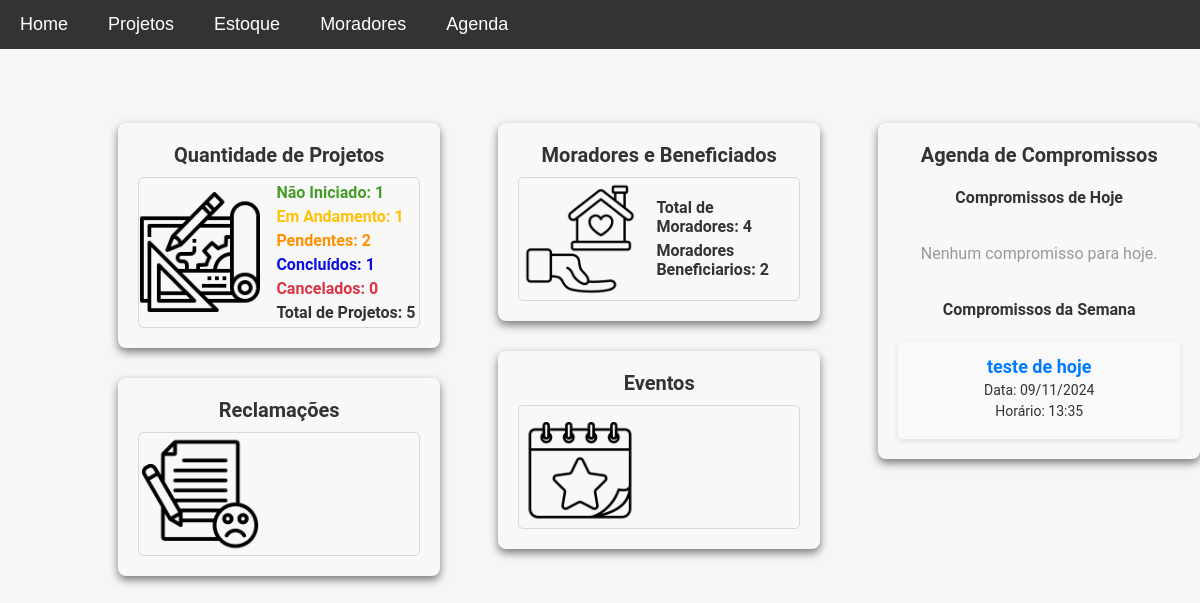
The page / on the database its author committed.
### models.py (models this page shows)
class Compromisso(db.Model):
    __tablename__ = 'compromissos'
    id = db.Column(db.Integer, primary_key=True)
    nome_compromisso = db.Column(db.String(100), nullable=False)
    data = db.Column(db.Date, nullable=False)
    hora = db.Column(db.Time, nullable=False)
    observacoes = db.Column(db.Text, nullable=True)
    data_criacao = db.Column(db.DateTime, default=datetime.utcnow)

### app.py (the view)
@app.route('/')
def home():
    total_projetos = Projeto.query.count()
    nao_iniciados = Projeto.query.filter_by(status='Não iniciado').count()
    pendentes = Projeto.query.filter_by(status='Pendente').count()
    em_andamento = Projeto.query.filter_by(status='Em andamento').count()
    concluidos = Projeto.query.filter_by(status='Concluído').count()
    cancelados = Projeto.query.filter_by(status='Cancelado').count()
    total_moradores = Morador.query.count()
    moradores_beneficiados = Morador.query.filter_by(beneficio=True).count()
    hoje = datetime.now().date()
    semana_futura = hoje + timedelta(days=7)
    compromissos_hoje = Compromisso.query.filter(Compromisso.data == hoje).order_by(Compromisso.hora).all()
    compromissos_semana = Compromisso.query.filter(Compromisso.data > hoje, Compromisso.data <= semana_futura).order_by(Compromisso.data, Compromisso.hora).all()
    return render_template(
        'index.html',
        nao_iniciados=nao_iniciados,
        total_projetos=total_projetos,
        pendentes=pendentes,
        em_andamento=em_andamento,
        concluidos=concluidos,
        cancelados=cancelados,
        total_moradores=total_moradores,
        moradores_beneficiados=moradores_beneficiados,
        compromissos_hoje=compromissos_hoje,
        compromissos_semana=compromissos_semana
    )

### templates/index.html (shortened to what this page needs)
{% extends 'base.html' %}
{% block content %}
<div id="home-page" class="home-page">
    <div class="container">
        <div class="column">
            <div class="status-container">
                <h3>Quantidade de Projetos</h3>
                <div class="status-content dashboard">
                    <img src="{{ url_for('static', filename='img/projeto.png') }}" alt="Ícone de projetos" width="100"
                        height="100">
                    <ul>
                        <li class="nao-iniciado">Não Iniciado: {{ nao_iniciados }}</li>
                        <li class="em-andamento">Em Andamento: {{ em_andamento }}</li>
                        <li class="pendente">Pendentes: {{ pendentes }}</li>
                        <li class="concluido">Concluídos: {{ concluidos }}</li>
                        <li class="cancelado">Cancelados: {{ cancelados }}</li>
                        <li class="total_projetos">Total de Projetos: {{ total_projetos }}</li>
                    </ul>
                </div>
            </div>
            <div class="status-container">
                <h3>Reclamações</h3>
                <div class="status-content">
                    <img src="{{ url_for('static', filename='img/reclamacao.png') }}" alt="Ícone de reclamações"
                        width="100" height="100">
                </div>
            </div>
        </div>
        <div class="column">
            <div class="status-container">
                <h3>Moradores e Beneficiados</h3>
                <div class="status-content dashboard">
                    <img src="{{ url_for('static', filename='img/moradores.png') }}" alt="Ícone de moradores"
                        width="100" height="100">
                    <ul>
                        <li>Total de Moradores: {{ total_moradores }}</li>
                        <li>Moradores Beneficiarios: {{ moradores_beneficiados }}</li>
                    </ul>
                </div>
            </div>
            <div class="status-container">
                <h3>Eventos</h3>
                <div class="status-content">
                    <img src="{{ url_for('static', filename='img/eventos.png') }}" alt="Ícone de eventos" width="100"
                        height="100">
                </div>
            </div>
        </div>
        <div class="column agenda-column">
            <div class="status-container">
                <h3>Agenda de Compromissos</h3>
                <h4>Compromissos de Hoje</h4>
                <div class="agenda-container">
                    {% if compromissos_hoje %}
                    {% for compromisso in compromissos_hoje %}
                    <div class="agenda-card">
                        <h5>{{ compromisso.nome_compromisso }}</h5>
                        <p>Horário: {{ compromisso.hora.strftime('%H:%M') }}</p>
                    </div>
                    {% endfor %}
                    {% else %}
                    <p class="no-compromissos">Nenhum compromisso para hoje.</p>
                    {% endif %}
                </div>
                <h4>Compromissos da Semana</h4>
                <div class="agenda-container">
                    {% if compromissos_semana %}
                    {% for compromisso in compromissos_semana %}
                    <div class="agenda-card">
                        <h5>{{ compromisso.nome_compromisso }}</h5>
                        <p>Data: {{ compromisso.data.strftime('%d/%m/%Y') }}</p>
                        <p>Horário: {{ compromisso.hora.strftime('%H:%M') }}</p>
                    </div>
                    {% endfor %}
                    {% else %}
                    <p class="no-compromissos">Nenhum compromisso para esta semana.</p>
                    {% endif %}
                </div>
            </div>
        </div>
    </div>
</div>
{% endblock %}

### static/css/style.css (style rules this page uses)
body { font-family: 'Roboto', sans-serif; background-color: #f4f7f6; margin: 0; padding: 0; color: #333; }
h1, h3 { text-align: center; margin-top: 0; }
.container { max-width: 1200px; margin: 0 auto; padding: 20px; }
.home-page .container { display: flex; justify-content: space-between; flex-wrap: wrap; gap: 20px; margin: 20px 0; }
.home-page .column { flex: 1; gap: 20px; }
.home-page .status-container, #home-page .status-container { background-color: #f8f8f8; padding: 20px; border-radius: 8px; transition: transform 0.3s; text-align: center; margin-bottom: 30px; box-shadow: 0 4px 8px rgba(0, 0, 0, 0.5); }
.home-page .status-container h3 { font-size: 20px; margin-bottom: 10px; }
.home-page .status-container ul, .status-container ul { list-style-type: none; padding: 0; margin: 0; }
.home-page .status-container li, .status-container li { font-size: 16px; margin-bottom: 5px; font-weight: bold; text-align: left; }
.status-container .status-content { border: rgba(214, 212, 212, 0.925) solid 1px; border-radius: 5px; display: flex; align-items: flex-start; gap: 10px; }
.status-container img { margin: 10px; }
.status-container .nao-iniciado { color: #258b05d7; }
.status-container .em-andamento { color: #ffc107; }
.status-container .pendente { color: #ff9100; }
.status-container .concluido { color: #0b0fe0; }
.status-container .cancelado { color: #dc3545; }
.status-container .total_projetos { font-size: 25px; }
.status-container { background-color: #fff; padding: 20px; border-radius: 8px; box-shadow: 0 4px 10px rgba(0, 0, 0, 0.1); margin-bottom: 20px; }
.status-container h3 { margin-bottom: 20px; font-size: 22px; text-align: center; }
.status-container ul { list-style-type: none; padding: 0; text-align: left; }
.status-container ul li { margin: 5px 0; font-size: 16px; }
.status-content img { float: left; margin-right: 15px; }
.home-page .column { flex: 1; gap: 20px; margin-left: 7%; margin-top: 3%; }
.home-page .status-container { background-color: #f8f8f8; padding: 20px; border-radius: 8px; box-shadow: 0 4px 6px rgba(0, 0, 0, 0.1); transition: transform 0.3s; text-align: center; margin-bottom: 30px; }
.home-page .status-container ul { list-style-type: none; padding: 0; margin: 0; }
.home-page .status-container li { font-size: 16px; margin-bottom: 5px; font-weight: bold; text-align: left; }
.home-page .status-content { display: flex; align-items: flex-start; gap: 10px; }
.home-page .status-content img { margin: 1px; }
.agenda-container { display: flex; flex-direction: column; gap: 10px; margin-top: 10px; }
.agenda-card { background-color: #f9f9f9; padding: 15px; border-radius: 5px; box-shadow: 0 2px 6px rgba(0, 0, 0, 0.1); transition: background-color 0.3s; }
.agenda-card h5 { font-size: 18px; margin: 0; color: #007bff; }
.agenda-card p { margin: 5px 0; color: #333; font-size: 14px; }
.no-compromissos { text-align: center; color: #999; font-size: 16px; }
#home-page .container { display: flex; justify-content: center; align-items: flex-start; gap: 20px; flex-wrap: wrap; margin: 0 auto; }
.status-container { background-color: #f8f8f8; padding: 30px; width: 100%; border-radius: 8px; box-shadow: 0 6px 12px rgba(0, 0, 0, 0.1); transition: transform 0.3s ease; text-align: center; margin-bottom: 30px; }
.status-content.dashboard { display: flex; align-items: center; gap: 15px; font-size: 18px; }
.status-content img { width: 120px; height: 120px; }
.home-page .container { display: flex; justify-content: space-around; flex-wrap: wrap; gap: 20px; margin: 20px 0; }

### rows shown on the page
Compromisso: nome_compromisso "teste de hoje", data "09/11/2024", hora "13:35"

### other values the page prints
{{ nao_iniciados }} "1"
{{ em_andamento }} "1"
{{ pendentes }} "2"
{{ concluidos }} "1"
{{ cancelados }} "0"
{{ total_projetos }} "5"
{{ total_moradores }} "4"
{{ moradores_beneficiados }} "2"
